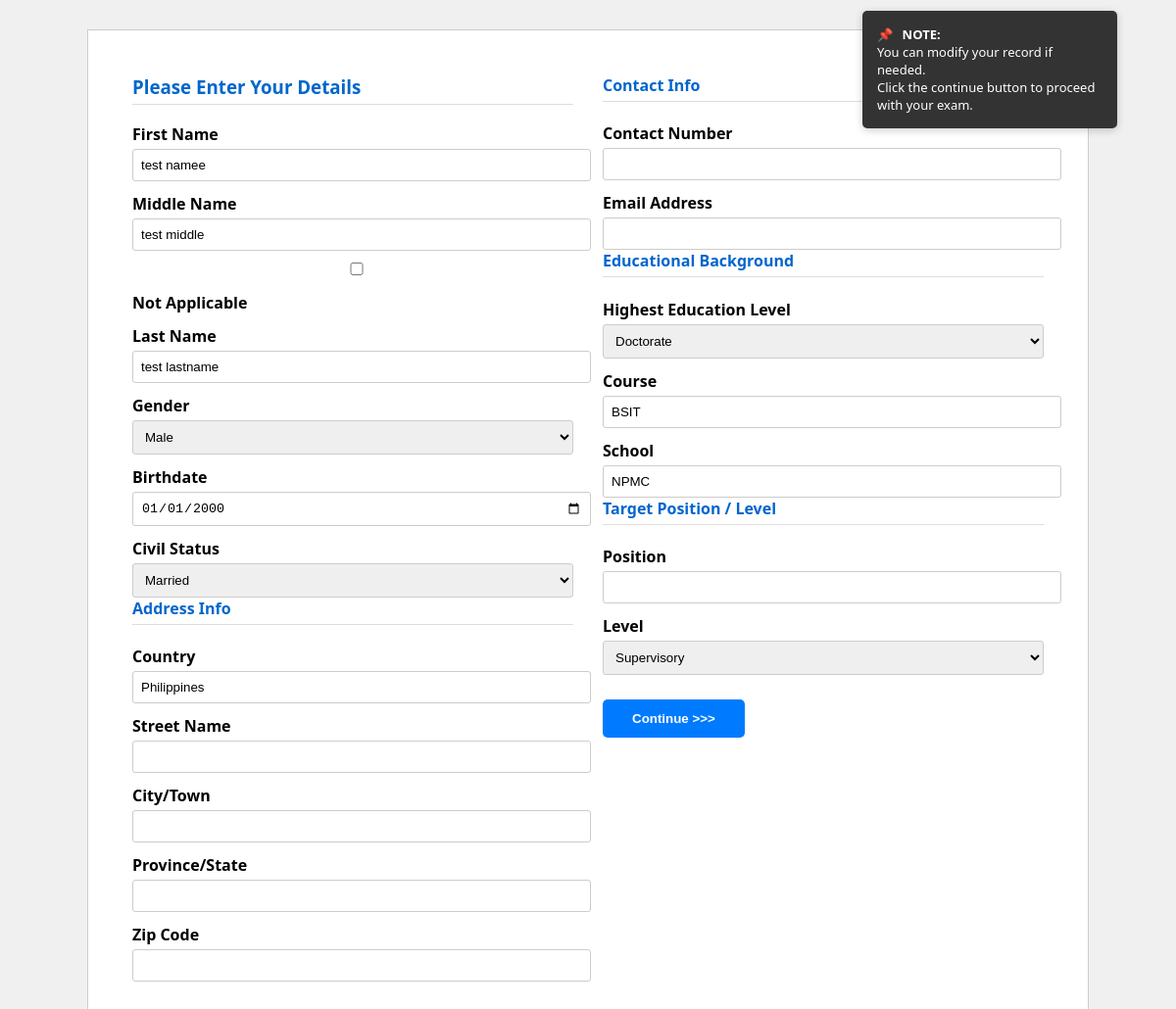
The page /accounts/register/ (signed in) on the database its author committed.
### accounts/models.py (models this page shows, shortened)
class ExamineeAccount(models.Model):
    username = models.CharField(max_length=100, unique=True)
    password = models.CharField(max_length=50)
    test_battery = models.ForeignKey(TestBattery, on_delete=models.CASCADE, related_name="accounts")
    expiration_from = models.DateField()
    expiration_to = models.DateField()
    first_name = models.CharField(max_length=50)
    middle_name = models.CharField(max_length=50, blank=True, null=True)
    last_name = models.CharField(max_length=50)
    gender = models.CharField(max_length=10, choices=[('Male', 'Male'), ('Female', 'Female')])
    birthdate = models.DateField(default='2000-01-01')
    civil_status = models.CharField(max_length=20, choices=[
        ('Single', 'Single'),
        ('Married', 'Married'),
        ('Divorced', 'Divorced'),
    ], blank=True, null=True)
    contact_number = models.CharField(max_length=15, blank=True, null=True)
    email = models.EmailField(blank=True, null=True)
    country = models.CharField(max_length=50, default='Philippines')
    street_name = models.CharField(max_length=100, blank=True, null=True)
    city = models.CharField(max_length=100, blank=True, null=True)
    province = models.CharField(max_length=100, blank=True, null=True)
    zip_code = models.CharField(max_length=10, blank=True, null=True)
    highest_education_level = models.CharField(
        max_length=50,
        choices=[
            ("High School", "High School"),
            ("Bachelor's Degree", "Bachelor's Degree"),
            ("Master's Degree", "Master's Degree"),
            ("Doctorate", "Doctorate"),
        ],
        blank=True,
        null=True
    )
    course = models.CharField(max_length=100, blank=True, null=True)
    school = models.CharField(max_length=100, blank=True, null=True)
    position = models.CharField(max_length=100, blank=True, null=True)
    level = models.CharField(
        max_length=50,
        choices=[
            ('Rank and File', 'Rank and File'),
            ('Supervisory', 'Supervisory'),
            ('Managerial', 'Managerial')
        ],
        blank=True,
        null=True
    )
    created_at = models.DateTimeField(auto_now_add=True)
    updated_at = models.DateTimeField(auto_now=True)

### accounts/views.py (the view)
# urls.py: path('register/', views.examinee_registration, name='examinee_registration'),
def examinee_registration(request):
    examinee_id = request.session.get('examinee_id')
    if not examinee_id:
        return redirect('examinee_login')
    examinee = get_object_or_404(ExamineeAccount, pk=examinee_id)
    if request.method == 'POST':
        form = ExamineeAccountUpdateForm(request.POST, instance=examinee)
        if form.is_valid():
            form.save()
            if request.headers.get('x-requested-with') == 'XMLHttpRequest':
                return JsonResponse({'success': True})
            return redirect('exam_instructions')
        else:
            if request.headers.get('x-requested-with') == 'XMLHttpRequest':
                return JsonResponse({'success': False, 'errors': form.errors})
    else:
        form = ExamineeAccountUpdateForm(instance=examinee)
    return render(request, 'accounts/registration.html', {'form': form})

### accounts/forms.py
class ExamineeAccountUpdateForm(forms.ModelForm):
    class Meta:
        model = ExamineeAccount
        fields = [
            'first_name', 'middle_name', 'last_name', 'gender', 'birthdate',
            'civil_status', 'contact_number', 'email',
            'country', 'street_name', 'city', 'province', 'zip_code',
            'highest_education_level', 'course', 'school',
            'position', 'level',
        ]
        widgets = {
            'birthdate': forms.DateInput(attrs={'type': 'date'}),
        }

### accounts/templates/accounts/registration.html (shortened to what this page needs)
{% load static %}
<!DOCTYPE html>
<html>
<head>
</head>
<body>
<div class="container">
  <div class="note">
    <strong>NOTE:</strong><br>
    You can modify your record if needed.<br>
    Click the continue button to proceed with your exam.
  </div>
  <form method="post" id="registration-form" style="display: flex; width: 100%;">
    <div class="form-section">
      <h3>Please Enter Your Details</h3>
      <label for="id_first_name">First Name</label>
      {{ form.first_name }}
      <label for="id_middle_name">Middle Name</label>
      {{ form.middle_name }}
      <div class="checkbox">
        <input type="checkbox" id="not_applicable"> <label for="not_applicable">Not Applicable</label>
      </div>
      <label for="id_last_name">Last Name</label>
      {{ form.last_name }}
      <label for="id_gender">Gender</label>
      {{ form.gender }}
      <label for="id_birthdate">Birthdate</label>
      {{ form.birthdate }}
      <label for="id_civil_status">Civil Status</label>
      {{ form.civil_status }}
      <h4>Address Info</h4>
      <label for="id_country">Country</label>
      {{ form.country }}
      <label for="id_street_name">Street Name</label>
      {{ form.street_name }}
      <label for="id_city">City/Town</label>
      {{ form.city }}
      <label for="id_province">Province/State</label>
      {{ form.province }}
      <label for="id_zip_code">Zip Code</label>
      {{ form.zip_code }}
    </div>
    <div class="form-section">
      <h4>Contact Info</h4>
      <label for="id_contact_number">Contact Number</label>
      {{ form.contact_number }}
      <label for="id_email">Email Address</label>
      {{ form.email }}
      <h4>Educational Background</h4>
      <label for="id_highest_education_level">Highest Education Level</label>
      {{ form.highest_education_level }}
      <label for="id_course">Course</label>
      {{ form.course }}
      <label for="id_school">School</label>
      {{ form.school }}
      <h4>Target Position / Level</h4>
      <label for="id_position">Position</label>
      {{ form.position }}
      <label for="id_level">Level</label>
      {{ form.level }}
      <button type="submit" class="submit-btn">Continue &gt;&gt;&gt;</button>
    </div>
  </form>
</div>
</body>
</html>

### accounts/templates/accounts/registration.html (style rules this page uses)
body { font-family: "Segoe UI", Tahoma, Geneva, Verdana, sans-serif; background-color: #f0f0f0; margin: 0; padding: 30px; }
.container { width: 960px; margin: auto; background: white; border: 1px solid #ccc; padding: 30px; display: flex; position: relative; }
h3, h4 { color: #0066cc; margin-top: 0; border-bottom: 1px solid #ddd; padding-bottom: 5px; }
label { font-weight: bold; display: block; margin-top: 12px; }
input, select { width: 100%; padding: 8px; margin-top: 4px; border: 1px solid #ccc; border-radius: 3px; }
.form-section { width: 50%; padding: 15px; }
.checkbox { margin-top: 8px; }
.submit-btn { margin-top: 25px; padding: 12px 30px; background-color: #007bff; border: none; color: white; font-weight: bold; border-radius: 5px; cursor: pointer; }
.note { position: absolute; top: -20px; right: -30px; background-color: #333; color: white; padding: 15px; font-size: 13px; border-radius: 5px; width: 230px; box-shadow: 0 2px 8px rgba(0,0,0,0.2); }
.note::before { content: "📌"; margin-right: 6px; }

### rows shown on the page
ExamineeAccount: first_name "test namee", middle_name "test middle", last_name "test lastname", gender "Male", birthdate "01/01/2000", civil_status "Married", country "Philippines", highest_education_level "Doctorate", course "BSIT", school "NPMC", level "Supervisory"
